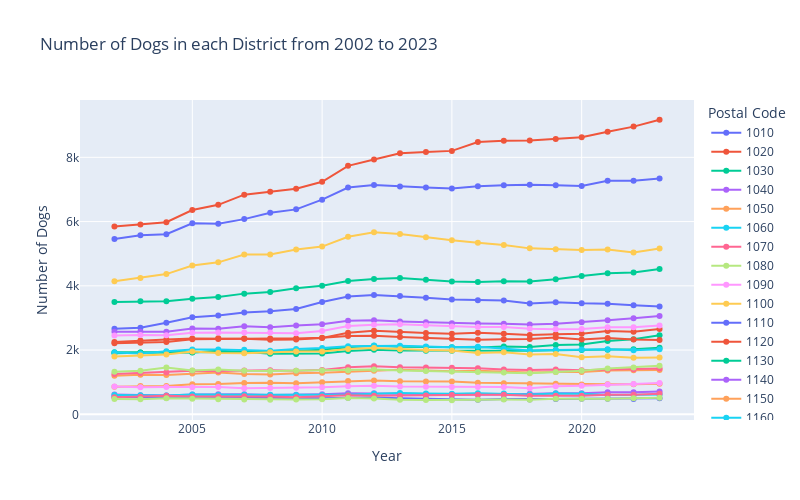

The notebook cell this image was saved under:
### Markdown cell above
Now that the data is merged we can analyse it

### Code cell
#Firstly, lets look at the number of dogs in districts over the years
fig = px.line(dogs_2002[dogs_2002['DISTRICT_CODE']!=90000], x='REF_YEAR', y='DOG_VALUE',
              color='Postal_CODE', markers=True,
              width=800, height=500,
                 labels={
                     "DOG_VALUE": "Number of Dogs",
                     "REF_YEAR": "Year",
                     "Postal_CODE": "Postal Code"
                  },
              title='Number of Dogs in each District from 2002 to 2023')
fig.show()

### Figure 1 — Plotly figure (JSON) as saved in the notebook; plotly's stock layout.template omitted (floating-point values rounded to 4 significant figures)
{"data": [{"hovertemplate": "Postal Code=1010<br>Year=%{x}<br>Number of Dogs=%{y}<extra></extra>", "legendgroup": "1010", "line": {"color": "#636efa", "dash": "solid"}, "marker": {"symbol": "circle"}, "mode": "lines+markers", "name": "1010", "orientation": "v", "showlegend": true, "type": "scatter", "x": [2002, 2003, 2004, 2005, 2006, 2007, 2008, 2009, 2010, 2011, 2012, 2013, 2014, 2015, 2016, 2017, 2018, 2019, 2020, 2021, 2022, 2023], "xaxis": "x", "y": [542, 537, 515, 516, 517, 522, 511, 513, 502, 518, 524, 497, 482, 467, 454, 474, 463, 474, 483, 488, 479, 497], "yaxis": "y"}, {"hovertemplate": "Postal Code=1020<br>Year=%{x}<br>Number of Dogs=%{y}<extra></extra>", "legendgroup": "1020", "line": {"color": "#EF553B", "dash": "solid"}, "marker": {"symbol": "circle"}, "mode": "lines+markers", "name": "1020", "orientation": "v", "showlegend": true, "type": "scatter", "x": [2002, 2003, 2004, 2005, 2006, 2007, 2008, 2009, 2010, 2011, 2012, 2013, 2014, 2015, 2016, 2017, 2018, 2019, 2020, 2021, 2022, 2023], "xaxis": "x", "y": [2251, 2301, 2332, 2360, 2368, 2354, 2320, 2328, 2377, 2537, 2603, 2559, 2535, 2511, 2538, 2507, 2472, 2490, 2510, 2596, 2573, 2659], "yaxis": "y"}, {"hovertemplate": "Postal Code=1030<br>Year=%{x}<br>Number of Dogs=%{y}<extra></extra>", "legendgroup": "1030", "line": {"color": "#00cc96", "dash": "solid"}, "marker": {"symbol": "circle"}, "mode": "lines+markers", "name": "1030", "orientation": "v", "showlegend": true, "type": "scatter", "x": [2002, 2003, 2004, 2005, 2006, 2007, 2008, 2009, 2010, 2011, 2012, 2013, 2014, 2015, 2016, 2017, 2018, 2019, 2020, 2021, 2022, 2023], "xaxis": "x", "y": [1904, 1923, 1933, 1932, 1935, 1925, 1950, 1981, 2007, 2087, 2131, 2106, 2097, 2088, 2081, 2114, 2093, 2156, 2174, 2281, 2335, 2463], "yaxis": "y"}, {"hovertemplate": "Postal Code=1040<br>Year=%{x}<br>Number of Dogs=%{y}<extra></extra>", "legendgroup": "1040", "line": {"color": "#ab63fa", "dash": "solid"}, "marker": {"symbol": "circle"}, "mode": "lines+markers", "name": "1040", "orientation": "v", "showlegend": true, "type": "scatter", "x": [2002, 2003, 2004, 2005, 2006, 2007, 2008, 2009, 2010, 2011, 2012, 2013, 2014, 2015, 2016, 2017, 2018, 2019, 2020, 2021, 2022, 2023], "xaxis": "x", "y": [615, 597, 586, 614, 625, 623, 604, 610, 628, 656, 658, 643, 630, 617, 618, 618, 644, 658, 654, 690, 689, 711], "yaxis": "y"}, {"hovertemplate": "Postal Code=1050<br>Year=%{x}<br>Number of Dogs=%{y}<extra></extra>", "legendgroup": "1050", "line": {"color": "#FFA15A", "dash": "solid"}, "marker": {"symbol": "circle"}, "mode": "lines+markers", "name": "1050", "orientation": "v", "showlegend": true, "type": "scatter", "x": [2002, 2003, 2004, 2005, 2006, 2007, 2008, 2009, 2010, 2011, 2012, 2013, 2014, 2015, 2016, 2017, 2018, 2019, 2020, 2021, 2022, 2023], "xaxis": "x", "y": [862, 881, 882, 939, 940, 973, 986, 969, 999, 1039, 1052, 1026, 1024, 1022, 979, 969, 946, 952, 931, 935, 939, 948], "yaxis": "y"}, {"hovertemplate": "Postal Code=1060<br>Year=%{x}<br>Number of Dogs=%{y}<extra></extra>", "legendgroup": "1060", "line": {"color": "#19d3f3", "dash": "solid"}, "marker": {"symbol": "circle"}, "mode": "lines+markers", "name": "1060", "orientation": "v", "showlegend": true, "type": "scatter", "x": [2002, 2003, 2004, 2005, 2006, 2007, 2008, 2009, 2010, 2011, 2012, 2013, 2014, 2015, 2016, 2017, 2018, 2019, 2020, 2021, 2022, 2023], "xaxis": "x", "y": [604, 592, 587, 614, 602, 607, 611, 604, 601, 612, 638, 662, 652, 643, 658, 646, 615, 649, 639, 602, 601, 619], "yaxis": "y"}, {"hovertemplate": "Postal Code=1070<br>Year=%{x}<br>Number of Dogs=%{y}<extra></extra>", "legendgroup": "1070", "line": {"color": "#FF6692", "dash": "solid"}, "marker": {"symbol": "circle"}, "mode": "lines+markers", "name": "1070", "orientation": "v", "showlegend": true, "type": "scatter", "x": [2002, 2003, 2004, 2005, 2006, 2007, 2008, 2009, 2010, 2011, 2012, 2013, 2014, 2015, 2016, 2017, 2018, 2019, 2020, 2021, 2022, 2023], "xaxis": "x", "y": [532, 545, 577, 553, 558, 562, 558, 535, 555, 593, 581, 580, 589, 599, 612, 610, 577, 578, 580, 610, 606, 641], "yaxis": "y"}, {"hovertemplate": "Postal Code=1080<br>Year=%{x}<br>Number of Dogs=%{y}<extra></extra>", "legendgroup": "1080", "line": {"color": "#B6E880", "dash": "solid"}, "marker": {"symbol": "circle"}, "mode": "lines+markers", "name": "1080", "orientation": "v", "showlegend": true, "type": "scatter", "x": [2002, 2003, 2004, 2005, 2006, 2007, 2008, 2009, 2010, 2011, 2012, 2013, 2014, 2015, 2016, 2017, 2018, 2019, 2020, 2021, 2022, 2023], "xaxis": "x", "y": [474, 473, 497, 488, 469, 465, 454, 463, 471, 506, 496, 454, 446, 438, 453, 459, 453, 484, 481, 487, 504, 512], "yaxis": "y"}, {"hovertemplate": "Postal Code=1090<br>Year=%{x}<br>Number of Dogs=%{y}<extra></extra>", "legendgroup": "1090", "line": {"color": "#FF97FF", "dash": "solid"}, "marker": {"symbol": "circle"}, "mode": "lines+markers", "name": "1090", "orientation": "v", "showlegend": true, "type": "scatter", "x": [2002, 2003, 2004, 2005, 2006, 2007, 2008, 2009, 2010, 2011, 2012, 2013, 2014, 2015, 2016, 2017, 2018, 2019, 2020, 2021, 2022, 2023], "xaxis": "x", "y": [865, 841, 854, 842, 852, 815, 817, 824, 839, 870, 891, 869, 861, 854, 850, 854, 813, 873, 891, 927, 945, 974], "yaxis": "y"}, {"hovertemplate": "Postal Code=1100<br>Year=%{x}<br>Number of Dogs=%{y}<extra></extra>", "legendgroup": "1100", "line": {"color": "#FECB52", "dash": "solid"}, "marker": {"symbol": "circle"}, "mode": "lines+markers", "name": "1100", "orientation": "v", "showlegend": true, "type": "scatter", "x": [2002, 2003, 2004, 2005, 2006, 2007, 2008, 2009, 2010, 2011, 2012, 2013, 2014, 2015, 2016, 2017, 2018, 2019, 2020, 2021, 2022, 2023], "xaxis": "x", "y": [4142, 4247, 4365, 4630, 4731, 4975, 4978, 5128, 5222, 5527, 5668, 5613, 5514, 5417, 5340, 5268, 5166, 5138, 5118, 5128, 5035, 5162], "yaxis": "y"}, {"hovertemplate": "Postal Code=1110<br>Year=%{x}<br>Number of Dogs=%{y}<extra></extra>", "legendgroup": "1110", "line": {"color": "#636efa", "dash": "solid"}, "marker": {"symbol": "circle"}, "mode": "lines+markers", "name": "1110", "orientation": "v", "showlegend": true, "type": "scatter", "x": [2002, 2003, 2004, 2005, 2006, 2007, 2008, 2009, 2010, 2011, 2012, 2013, 2014, 2015, 2016, 2017, 2018, 2019, 2020, 2021, 2022, 2023], "xaxis": "x", "y": [2667, 2693, 2853, 3022, 3074, 3166, 3210, 3278, 3496, 3665, 3717, 3682, 3629, 3577, 3553, 3545, 3453, 3489, 3457, 3443, 3394, 3356], "yaxis": "y"}, {"hovertemplate": "Postal Code=1120<br>Year=%{x}<br>Number of Dogs=%{y}<extra></extra>", "legendgroup": "1120", "line": {"color": "#EF553B", "dash": "solid"}, "marker": {"symbol": "circle"}, "mode": "lines+markers", "name": "1120", "orientation": "v", "showlegend": true, "type": "scatter", "x": [2002, 2003, 2004, 2005, 2006, 2007, 2008, 2009, 2010, 2011, 2012, 2013, 2014, 2015, 2016, 2017, 2018, 2019, 2020, 2021, 2022, 2023], "xaxis": "x", "y": [2215, 2227, 2253, 2334, 2345, 2364, 2362, 2358, 2380, 2441, 2448, 2410, 2381, 2352, 2318, 2339, 2348, 2388, 2331, 2379, 2333, 2316], "yaxis": "y"}, {"hovertemplate": "Postal Code=1130<br>Year=%{x}<br>Number of Dogs=%{y}<extra></extra>", "legendgroup": "1130", "line": {"color": "#00cc96", "dash": "solid"}, "marker": {"symbol": "circle"}, "mode": "lines+markers", "name": "1130", "orientation": "v", "showlegend": true, "type": "scatter", "x": [2002, 2003, 2004, 2005, 2006, 2007, 2008, 2009, 2010, 2011, 2012, 2013, 2014, 2015, 2016, 2017, 2018, 2019, 2020, 2021, 2022, 2023], "xaxis": "x", "y": [1935, 1928, 1915, 1926, 1978, 1948, 1887, 1881, 1897, 1969, 2009, 1983, 1979, 1976, 1986, 1980, 1980, 1996, 1999, 2009, 2023, 2075], "yaxis": "y"}, {"hovertemplate": "Postal Code=1140<br>Year=%{x}<br>Number of Dogs=%{y}<extra></extra>", "legendgroup": "1140", "line": {"color": "#ab63fa", "dash": "solid"}, "marker": {"symbol": "circle"}, "mode": "lines+markers", "name": "1140", "orientation": "v", "showlegend": true, "type": "scatter", "x": [2002, 2003, 2004, 2005, 2006, 2007, 2008, 2009, 2010, 2011, 2012, 2013, 2014, 2015, 2016, 2017, 2018, 2019, 2020, 2021, 2022, 2023], "xaxis": "x", "y": [2574, 2574, 2568, 2671, 2663, 2744, 2713, 2763, 2801, 2916, 2925, 2891, 2864, 2838, 2826, 2816, 2796, 2822, 2867, 2927, 2991, 3062], "yaxis": "y"}, {"hovertemplate": "Postal Code=1150<br>Year=%{x}<br>Number of Dogs=%{y}<extra></extra>", "legendgroup": "1150", "line": {"color": "#FFA15A", "dash": "solid"}, "marker": {"symbol": "circle"}, "mode": "lines+markers", "name": "1150", "orientation": "v", "showlegend": true, "type": "scatter", "x": [2002, 2003, 2004, 2005, 2006, 2007, 2008, 2009, 2010, 2011, 2012, 2013, 2014, 2015, 2016, 2017, 2018, 2019, 2020, 2021, 2022, 2023], "xaxis": "x", "y": [1198, 1228, 1222, 1272, 1305, 1256, 1237, 1279, 1291, 1328, 1359, 1384, 1361, 1338, 1357, 1326, 1300, 1315, 1321, 1366, 1372, 1383], "yaxis": "y"}, {"hovertemplate": "Postal Code=1160<br>Year=%{x}<br>Number of Dogs=%{y}<extra></extra>", "legendgroup": "1160", "line": {"color": "#19d3f3", "dash": "solid"}, "marker": {"symbol": "circle"}, "mode": "lines+markers", "name": "1160", "orientation": "v", "showlegend": true, "type": "scatter", "x": [2002, 2003, 2004, 2005, 2006, 2007, 2008, 2009, 2010, 2011, 2012, 2013, 2014, 2015, 2016, 2017, 2018, 2019, 2020, 2021, 2022, 2023], "xaxis": "x", "y": [1922, 1894, 1964, 2019, 2015, 2007, 1982, 2034, 2061, 2122, 2139, 2138, 2113, 2089, 2105, 2040, 1987, 2004, 2020, 2027, 1998, 2024], "yaxis": "y"}, {"hovertemplate": "Postal Code=1170<br>Year=%{x}<br>Number of Dogs=%{y}<extra></extra>", "legendgroup": "1170", "line": {"color": "#FF6692", "dash": "solid"}, "marker": {"symbol": "circle"}, "mode": "lines+markers", "name": "1170", "orientation": "v", "showlegend": true, "type": "scatter", "x": [2002, 2003, 2004, 2005, 2006, 2007, 2008, 2009, 2010, 2011, 2012, 2013, 2014, 2015, 2016, 2017, 2018, 2019, 2020, 2021, 2022, 2023], "xaxis": "x", "y": [1252, 1283, 1300, 1353, 1345, 1365, 1372, 1358, 1380, 1469, 1496, 1463, 1457, 1451, 1431, 1399, 1381, 1393, 1372, 1395, 1404, 1423], "yaxis": "y"}, {"hovertemplate": "Postal Code=1180<br>Year=%{x}<br>Number of Dogs=%{y}<extra></extra>", "legendgroup": "1180", "line": {"color": "#B6E880", "dash": "solid"}, "marker": {"symbol": "circle"}, "mode": "lines+markers", "name": "1180", "orientation": "v", "showlegend": true, "type": "scatter", "x": [2002, 2003, 2004, 2005, 2006, 2007, 2008, 2009, 2010, 2011, 2012, 2013, 2014, 2015, 2016, 2017, 2018, 2019, 2020, 2021, 2022, 2023], "xaxis": "x", "y": [1322, 1357, 1460, 1368, 1397, 1359, 1351, 1356, 1365, 1374, 1394, 1368, 1349, 1330, 1319, 1300, 1278, 1321, 1354, 1424, 1461, 1511], "yaxis": "y"}, {"hovertemplate": "Postal Code=1190<br>Year=%{x}<br>Number of Dogs=%{y}<extra></extra>", "legendgroup": "1190", "line": {"color": "#FF97FF", "dash": "solid"}, "marker": {"symbol": "circle"}, "mode": "lines+markers", "name": "1190", "orientation": "v", "showlegend": true, "type": "scatter", "x": [2002, 2003, 2004, 2005, 2006, 2007, 2008, 2009, 2010, 2011, 2012, 2013, 2014, 2015, 2016, 2017, 2018, 2019, 2020, 2021, 2022, 2023], "xaxis": "x", "y": [2454, 2472, 2462, 2538, 2549, 2549, 2545, 2526, 2593, 2750, 2790, 2803, 2769, 2735, 2718, 2721, 2667, 2646, 2656, 2712, 2707, 2763], "yaxis": "y"}, {"hovertemplate": "Postal Code=1200<br>Year=%{x}<br>Number of Dogs=%{y}<extra></extra>", "legendgroup": "1200", "line": {"color": "#FECB52", "dash": "solid"}, "marker": {"symbol": "circle"}, "mode": "lines+markers", "name": "1200", "orientation": "v", "showlegend": true, "type": "scatter", "x": [2002, 2003, 2004, 2005, 2006, 2007, 2008, 2009, 2010, 2011, 2012, 2013, 2014, 2015, 2016, 2017, 2018, 2019, 2020, 2021, 2022, 2023], "xaxis": "x", "y": [1801, 1832, 1861, 1955, 1910, 1898, 1933, 1954, 1955, 2032, 2065, 2027, 2006, 1985, 1911, 1931, 1865, 1878, 1780, 1810, 1764, 1767], "yaxis": "y"}, {"hovertemplate": "Postal Code=1210<br>Year=%{x}<br>Number of Dogs=%{y}<extra></extra>", "legendgroup": "1210", "line": {"color": "#636efa", "dash": "solid"}, "marker": {"symbol": "circle"}, "mode": "lines+markers", "name": "1210", "orientation": "v", "showlegend": true, "type": "scatter", "x": [2002, 2003, 2004, 2005, 2006, 2007, 2008, 2009, 2010, 2011, 2012, 2013, 2014, 2015, 2016, 2017, 2018, 2019, 2020, 2021, 2022, 2023], "xaxis": "x", "y": [5461, 5573, 5606, 5949, 5931, 6077, 6274, 6380, 6681, 7061, 7142, 7095, 7063, 7031, 7101, 7131, 7147, 7131, 7106, 7274, 7271, 7340], "yaxis": "y"}, {"hovertemplate": "Postal Code=1220<br>Year=%{x}<br>Number of Dogs=%{y}<extra></extra>", "legendgroup": "1220", "line": {"color": "#EF553B", "dash": "solid"}, "marker": {"symbol": "circle"}, "mode": "lines+markers", "name": "1220", "orientation": "v", "showlegend": true, "type": "scatter", "x": [2002, 2003, 2004, 2005, 2006, 2007, 2008, 2009, 2010, 2011, 2012, 2013, 2014, 2015, 2016, 2017, 2018, 2019, 2020, 2021, 2022, 2023], "xaxis": "x", "y": [5848, 5913, 5980, 6360, 6522, 6838, 6932, 7021, 7239, 7735, 7932, 8125, 8163, 8201, 8475, 8518, 8523, 8567, 8622, 8796, 8956, 9170], "yaxis": "y"}, {"hovertemplate": "Postal Code=1230<br>Year=%{x}<br>Number of Dogs=%{y}<extra></extra>", "legendgroup": "1230", "line": {"color": "#00cc96", "dash": "solid"}, "marker": {"symbol": "circle"}, "mode": "lines+markers", "name": "1230", "orientation": "v", "showlegend": true, "type": "scatter", "x": [2002, 2003, 2004, 2005, 2006, 2007, 2008, 2009, 2010, 2011, 2012, 2013, 2014, 2015, 2016, 2017, 2018, 2019, 2020, 2021, 2022, 2023], "xaxis": "x", "y": [3493, 3517, 3521, 3601, 3651, 3757, 3805, 3928, 4005, 4148, 4214, 4241, 4187, 4134, 4117, 4140, 4132, 4202, 4303, 4395, 4412, 4525], "yaxis": "y"}], "layout": {"height": 500, "legend": {"title": {"text": "Postal Code"}, "tracegroupgap": 0}, "title": {"text": "Number of Dogs in each District from 2002 to 2023"}, "width": 800, "xaxis": {"anchor": "y", "domain": [0, 1], "title": {"text": "Year"}}, "yaxis": {"anchor": "x", "domain": [0, 1], "title": {"text": "Number of Dogs"}}}}
